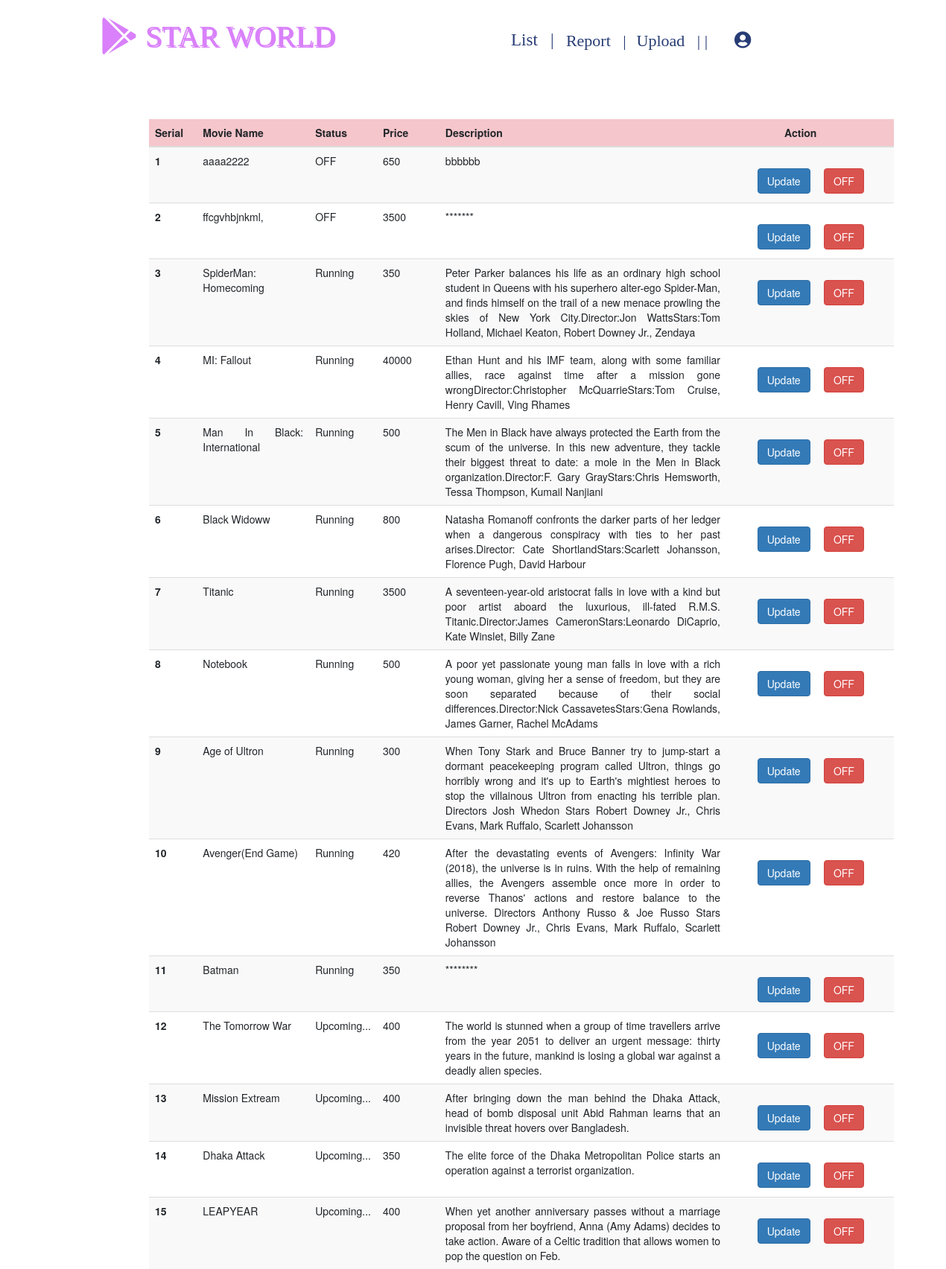
Page /admin_index.php on the committed database.
### tables this page shows
CREATE TABLE `movie` (
  `id` int(200) NOT NULL,
  `name` varchar(1000) NOT NULL,
  `img` varchar(60) NOT NULL,
  `movie_id` varchar(100) NOT NULL DEFAULT '0',
  `category_id` varchar(200) NOT NULL,
  `time_2` varchar(100) NOT NULL DEFAULT '0',
  `time_5` varchar(1000) NOT NULL DEFAULT '0',
  `time_8` varchar(1000) NOT NULL DEFAULT '0',
  `h_name` varchar(20) NOT NULL,
  `status` varchar(100) NOT NULL DEFAULT '0',
  `start` date NOT NULL,
  `end` date NOT NULL,
  `price` varchar(200) NOT NULL,
  `description` varchar(2000) NOT NULL
);

### admin_index.php (the view, shortened to what this page needs)
<!DOCTYPE html>
<html>
<head>
    <link rel="stylesheet" href="https://cdnjs.cloudflare.com/ajax/libs/font-awesome/4.7.0/css/font-awesome.min.css">
    <link rel="stylesheet" href="https://maxcdn.bootstrapcdn.com/bootstrap/4.5.2/css/bootstrap.min.css">
	<link rel="stylesheet" href="https://cdnjs.cloudflare.com/ajax/libs/font-awesome/4.7.0/css/font-awesome.min.css">
	<link rel="stylesheet" href="https://use.fontawesome.com/releases/v5.15.4/css/all.css">
	<link rel="stylesheet" href="https://maxcdn.bootstrapcdn.com/bootstrap/3.3.7/css/bootstrap.min.css">
<head>
<body>
<div class="ppp">
<?php  include("nav.php"); ?>
</div>
<div class="">
<?php
$connection=mysqli_connect("localhost","root","","theater");
$query="select * from movie";
$query1=mysqli_query($connection,$query);
?>
<form action="admin_index_update.php" method="post">
<table class="table table-striped">
<thead>
    <tr  class="table-danger">
      <th scope="col">Serial</th>
      <th scope="col">Movie Name</th>
	  <th scope="col">Status</th>
      <th scope="col">Price</th>
	  <th scope="col">Description</th>
	  <th scope="col">&nbsp&nbsp&nbsp&nbsp&nbsp&nbsp&nbsp&nbsp&nbsp&nbsp&nbsp&nbsp&nbsp&nbsp&nbsp&nbsp&nbsp Action</th>
    </tr>
</thead>
<tbody>
<?php
while($row=mysqli_fetch_array($query1))
{
	?>
	<tr>
      <th width="70px" scope="row"><?php echo $row['movie_id'] ?></th>
      <td width="180px"><?php echo $row['name'] ?></td>
	   <?php
		 if($row['status']==1)
		 {
			 ?>
			 <td scope="col">Running</td>
		<?php
		 }
		 else if($row['status']==2)
		 {
			 ?>
			 <td scope="col">Upcoming...</td>
			<?php
		 }
		 else
		 {
			 ?>
			 <td scope="col">OFF</td>
			 <?php
		 }
	  ?>
      <td width="100px"><?php  echo $row['price'] ?></td>
	  <td width="500px"><?php  echo $row['description'] ?></td>
	  <td width="300px">
	  <span class="span1">
	  <div class="form-group row mb-0">
      <div class="col-md-6 offset-md-4">
      <button type="submit" name="submit" class="btn btn-primary" value="<?php echo $row['movie_id']?>" >
       Update
      </button>
      </div>
      </div></span>
	  <span class="span2">
	  <div class="form-group row mb-0">
      <div class="col-md-6 offset-md-4">
      <button type="submit" name="submit1" class="btn btn-danger" value="<?php echo $row['movie_id']?>" >
       OFF
      </button>
      </div>
      </div></span>
	  </td>
    </tr>
<?php
}
?>
</tbody>
</table>
</div>
</body>
</html>

### nav.php (shortened to what this page needs)
<!DOCTYPE html>
<html>
<head>
    <link rel="stylesheet" href="https://cdnjs.cloudflare.com/ajax/libs/font-awesome/4.7.0/css/font-awesome.min.css">
    <link rel="stylesheet" href="https://maxcdn.bootstrapcdn.com/bootstrap/4.5.2/css/bootstrap.min.css">
	<link rel="stylesheet" href="https://cdnjs.cloudflare.com/ajax/libs/font-awesome/4.7.0/css/font-awesome.min.css">
	<link rel="stylesheet" href="https://use.fontawesome.com/releases/v5.15.4/css/all.css">
	<link rel="stylesheet" href="https://maxcdn.bootstrapcdn.com/bootstrap/3.3.7/css/bootstrap.min.css">
</head>
<body>
<div class="container">
 <div class="row">
	     <div class="col-sm-4">
		     <div class="summit">
		     <i  class="fab fa-google-play" ></i><span class="logo-text">&nbspSTAR WORLD</span>
		 </div>
		 </div>
 <div class="col-sm-6">
    <div class="navbar">
     <a class="menu" href="http://localhost/reservation/admin_book.php"> Report &nbsp |</a>
	 <a class="menu1" href="http://localhost/reservation/admin.php">Upload  &nbsp&nbsp| |</a>
	 <div class="bb">
	 <div class="dropdown">
	   List&nbsp&nbsp&nbsp|
	 </div>&nbsp&nbsp&nbsp
	 </div>
	 <div class="dropdown">
	 <i class="fas fa-user-circle"></i>&nbsp<?php echo $_SESSION['name'];?>
	 </div>
	</div>
</div>
</div>
</div>
</body>
</html>

### admin_index.php (style rules this page uses)
body { font-family:Times, "Times New Roman", Georgia, serif;) background-size: cover; background-repeat:No-repeat; overflow:auto; height:800px; width:1000px; -webkit-background-size: cover; -moz-background-size: cover; -o-background-size: cover; }
.table-striped { margin-top:60px; margin-left:200px; width:950px; }
table { text-align:justify; }
.btn-primary { background-color:#6F1E51; border:1px solid white; margin-top:20px; }
.span1 { display:inline-block; }
.span2 { display:inline-block; margin-left:20px; }
.ppp { margin-left:120px; }

### nav.php (style rules this page uses)
.container { font-family:Times, "Times New Roman", Georgia, serif;) }
.summit { margin-right:-30px; padding-top:20px; }
.navbar { background-color: none; color:#273c75; margin-top:15px; margin-left:-30px; }
.menu { color:#273c75; margin-left:60px; font-size: 18px; text-align: center; padding: 0px 0px; text-decoration: none; font-size:22px; }
.menu1 { color:#273c75; margin-right:270px; text-align: center; padding: 0px 0px; text-decoration: none; font-size:22px; }
.col-sm-6 { margin-left:190px; padding-top:15px; }
.fa-google-play { position:absolute; font-size:50px; color:#D980FA; margin-top:3px; }
.logo-text { color:#D980FA; font-size:40px; margin-left:50px; text-shadow: 2px 2px; padding-bottom:20px; }
.dropdown { position:absolute; color:#273c75; margin-left:300px; font-size:23px; }
.bb { position:absolute; margin-left:-300px; color:#273c75; margin-top:-15px; }

### rows in the picture
movie: movie "1", name "aaaa2222", status "OFF", price "650", description "bbbbbb"
movie: movie "2", name "ffcgvhbjnkml,", status "OFF", price "3500", description "*******"
movie: movie "3", name "SpiderMan: Homecoming", status "Running", price "350", description "Peter Parker balances his life as an ordinary high school student in Queens with his superhero alter-ego Spider-Man, and finds himself on the trail of a new menace prowling the skies of New York City.Director:Jon WattsStars:Tom Holland, Michael Keaton, Robert Downey Jr., Zendaya"
movie: movie "4", name "MI: Fallout", status "Running", price "40000", description "Ethan Hunt and his IMF team, along with some familiar allies, race against time after a mission gone wrongDirector:Christopher McQuarrieStars:Tom Cruise, Henry Cavill, Ving Rhames"
movie: movie "5", name "Man In Black: International", status "Running", price "500", description "The Men in Black have always protected the Earth from the scum of the universe. In this new adventure, they tackle their biggest threat to date: a mole in the Men in Black organization.Director:F. Gary GrayStars:Chris Hemsworth, Tessa Thompson, Kumail Nanjiani"
movie: movie "6", name "Black Widoww", status "Running", price "800", description "Natasha Romanoff confronts the darker parts of her ledger when a dangerous conspiracy with ties to her past arises.Director: Cate ShortlandStars:Scarlett Johansson, Florence Pugh, David Harbour"
movie: movie "7", name "Titanic", status "Running", price "3500", description "A seventeen-year-old aristocrat falls in love with a kind but poor artist aboard the luxurious, ill-fated R.M.S. Titanic.Director:James CameronStars:Leonardo DiCaprio, Kate Winslet, Billy Zane"
movie: movie "8", name "Notebook", status "Running", price "500", description "A poor yet passionate young man falls in love with a rich young woman, giving her a sense of freedom, but they are soon separated because of their social differences.Director:Nick CassavetesStars:Gena Rowlands, James Garner, Rachel McAdams"
movie: movie "9", name "Age of Ultron", status "Running", price "300", description "When Tony Stark and Bruce Banner try to jump-start a dormant peacekeeping program called Ultron, things go horribly wrong and it's up to Earth's mightiest heroes to stop the villainous Ultron from enacting his terrible plan. Directors Josh Whedon Stars Robert Downey Jr., Chris Evans, Mark Ruffalo, Scarlett Johansson"
movie: movie "10", name "Avenger(End Game)", status "Running", price "420", description "After the devastating events of Avengers: Infinity War (2018), the universe is in ruins. With the help of remaining allies, the Avengers assemble once more in order to reverse Thanos' actions and restore balance to the universe. Directors Anthony Russo & Joe Russo Stars Robert Downey Jr., Chris Evans, Mark Ruffalo, Scarlett Johansson"
movie: movie "11", name "Batman", status "Running", price "350", description "********"
movie: movie "12", name "The Tomorrow War", status "Upcoming...", price "400", description "The world is stunned when a group of time travellers arrive from the year 2051 to deliver an urgent message: thirty years in the future, mankind is losing a global war against a deadly alien species."
movie: movie "13", name "Mission Extream", status "Upcoming...", price "400", description "After bringing down the man behind the Dhaka Attack, head of bomb disposal unit Abid Rahman learns that an invisible threat hovers over Bangladesh."
movie: movie "14", name "Dhaka Attack", status "Upcoming...", price "350", description "The elite force of the Dhaka Metropolitan Police starts an operation against a terrorist organization."
movie: movie "15", name "LEAPYEAR", status "Upcoming...", price "400", description "When yet another anniversary passes without a marriage proposal from her boyfriend, Anna (Amy Adams) decides to take action. Aware of a Celtic tradition that allows women to pop the question on Feb."
